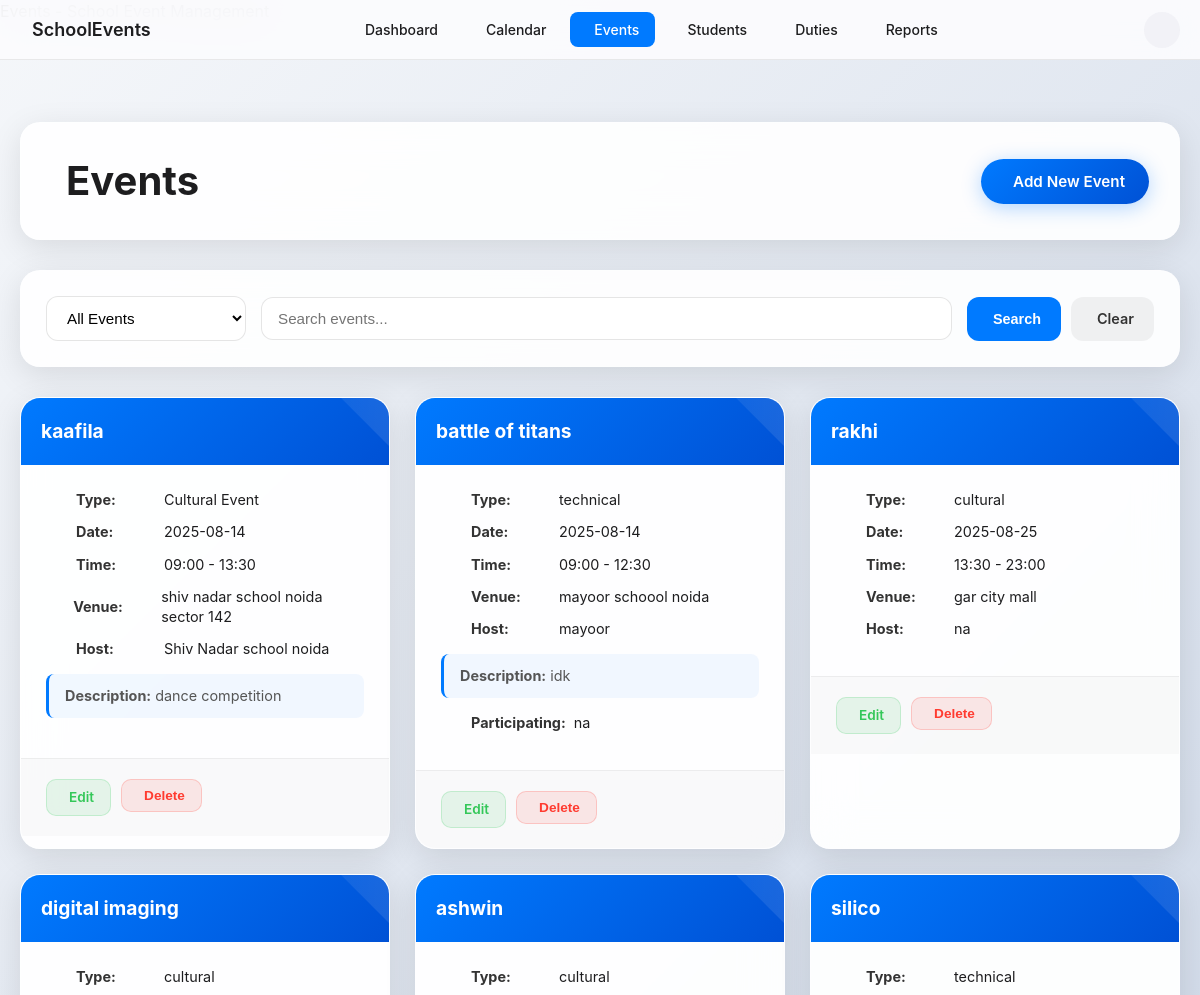
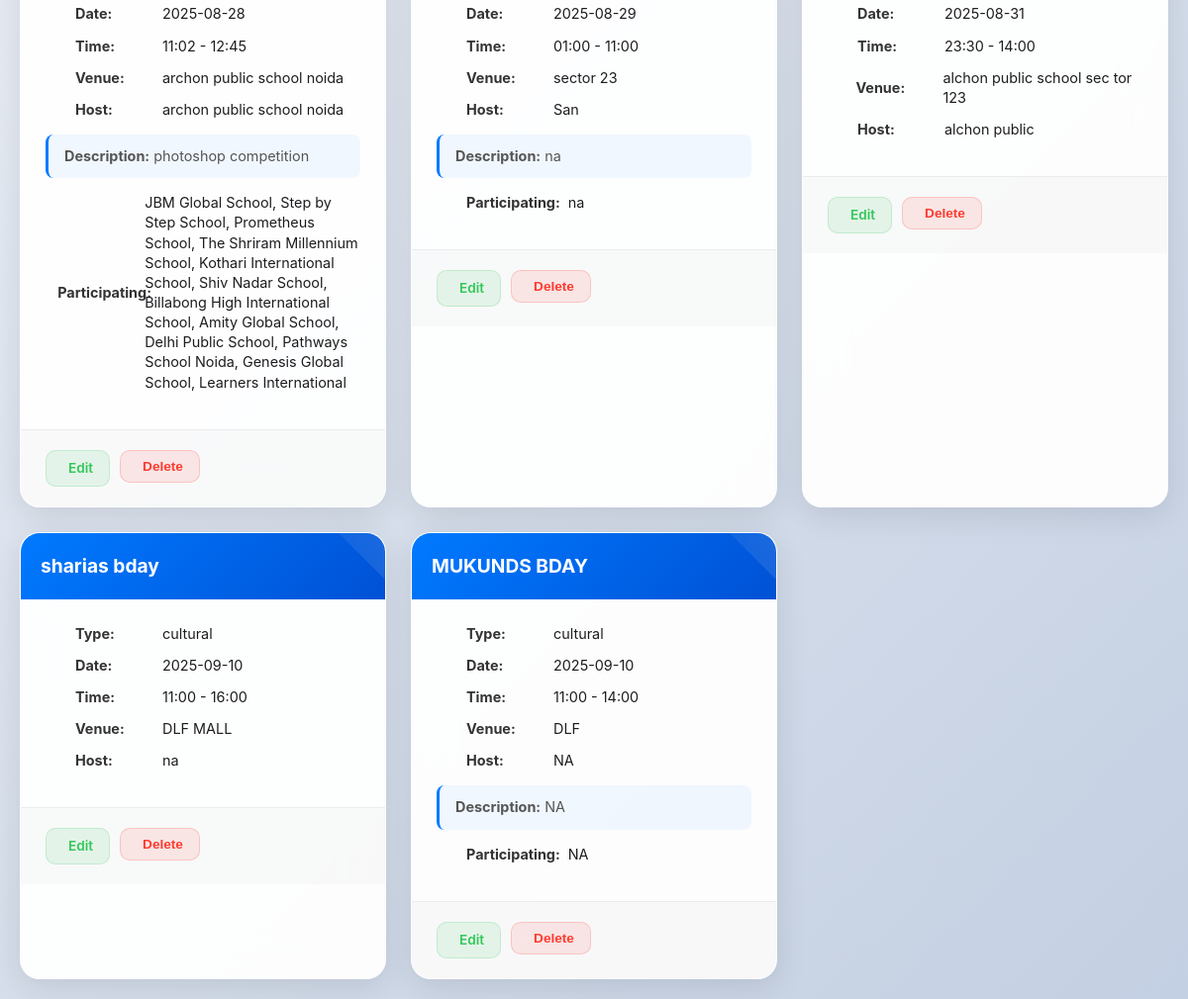
The app's page /events with its own data (2 pictures, top to bottom).
### tables this page shows
CREATE TABLE events (
            id INTEGER PRIMARY KEY AUTOINCREMENT,
            name TEXT NOT NULL,
            type TEXT NOT NULL,
            event_date DATE NOT NULL,
            start_time TIME NOT NULL,
            end_time TIME NOT NULL,
            venue TEXT NOT NULL,
            description TEXT,
            host_school TEXT NOT NULL,
            participating_schools TEXT,
            status TEXT DEFAULT 'upcoming',
            created_at TIMESTAMP DEFAULT CURRENT_TIMESTAMP
        );

### app.py (the view)
@app.route('/events')
def events():
    conn = get_db_connection()
    filter_type = request.args.get('filter', 'all')
    search = request.args.get('search', '')
    query = 'SELECT * FROM events WHERE 1=1'
    params = []
    if filter_type == 'upcoming':
        query += ' AND event_date >= DATE("now")'
    elif filter_type == 'completed':
        query += ' AND event_date < DATE("now")'
    if search:
        query += ' AND (name LIKE ? OR type LIKE ? OR venue LIKE ?)'
        params.extend([f'%{search}%', f'%{search}%', f'%{search}%'])
    query += ' ORDER BY event_date ASC'
    events = conn.execute(query, params).fetchall()
    conn.close()
    return render_template('events.html', events=events, filter_type=filter_type, search=search)

### app.py (called while the page is built)
def get_db_connection():
    conn = sqlite3.connect('events.db')
    conn.row_factory = sqlite3.Row
    return conn

### templates/events.html (shortened to what this page needs)
{% block content %}
<nav class="apple-nav">
        <div class="nav-container">
            <div class="nav-brand">
                <span>SchoolEvents</span>
            </div>
            <div class="nav-menu">
                <a href="{{ url_for('dashboard') }}" class="nav-link ">
                    <span>Dashboard</span>
                </a>
                <a href="{{ url_for('calendar_view') }}" class="nav-link">
                    <span>Calendar</span>
                </a>
                <a href="{{ url_for('events') }}" class="nav-link active">
                    <span>Events</span>
                </a>
                <a href="{{ url_for('participants') }}" class="nav-link">
                    <span>Students</span>
                </a>
                <a href="{{ url_for('duties') }}" class="nav-link">
                    <span>Duties</span>
                </a>
                <a href="{{ url_for('reports') }}" class="nav-link">
                    <span>Reports</span>
                </a>
            </div>
            <div class="nav-user">
                <div class="user-avatar">
                </div>
            </div>
        </div>
    </nav>
<div class="container">
    <div class="header">
        <div class="header-content">
            <h1> Events</h1>
            <a href="{{ url_for('add_event') }}" class="add-btn">
                 Add New Event
            </a>
        </div>
    </div>
    <div class="controls">
        <form method="GET" class="controls-form">
            <select name="filter" class="form-select" onchange="this.form.submit()">
                <option value="all" {% if filter_type == 'all' %}selected{% endif %}>All Events</option>
            </select>
            <input type="text" name="search" class="form-input" placeholder="Search events..." value="{{ search }}">
            <div class="btn-group">
                <button type="submit" class="btn btn-primary">
                     Search
                </button>
                <a href="{{ url_for('events') }}" class="btn btn-secondary">
                     Clear
                </a>
            </div>
        </form>
    </div>
    <div class="events-grid">
        {% if events %}
            {% for event in events %}
                <div class="event-card">
                    <div class="event-header">
                        <h6 class="event-title">{{ event.name }}</h6>
                    </div>
                    <div class="event-body">
                        <div class="event-detail">
                            <strong>Type:</strong> {{ event.type }}
                        </div>
                        <div class="event-detail">
                            <strong>Date:</strong> {{ event.event_date }}
                        </div>
                        <div class="event-detail">
                            <strong>Time:</strong> {{ event.start_time }} - {{ event.end_time }}
                        </div>
                        <div class="event-detail">
                            <strong>Venue:</strong> {{ event.venue }}
                        </div>
                        <div class="event-detail">
                            <strong>Host:</strong> {{ event.host_school }}
                        </div>
                        {% if event.description %}
                            <div class="event-description">
                                <strong>Description:</strong> {{ event.description[:100] }}{% if event.description|length > 100 %}...{% endif %}
                            </div>
                        {% endif %}
                        {% if event.participating_schools %}
                            <div class="event-detail">
                                <strong>Participating:</strong> {{ event.participating_schools }}
                            </div>
                        {% endif %}
                    </div>
                    <div class="event-footer">
                        <a href="{{ url_for('edit_event', id=event.id) }}" class="btn-sm btn-edit">
                             Edit
                        </a>
                        <form method="POST" action="{{ url_for('delete_event', id=event.id) }}" style="display: inline;">
                            <button type="submit" class="btn-sm btn-delete"
                                    onclick="return confirm('Are you sure you want to delete this event?')">
                                 Delete
                            </button>
                        </form>
                    </div>
                </div>
            {% endfor %}
        {% endif %}
    </div>
</div>
{% endblock %}

### records on screen
events: name "kaafila", type "Cultural Event", event_date "2025-08-14", start_time "09:00", end_time "13:30", venue "shiv nadar school noida sector 142", host_school "Shiv Nadar school noida", description "dance competition"
events: name "battle of titans", type "technical", event_date "2025-08-14", start_time "09:00", end_time "12:30", venue "mayoor schoool noida", host_school "mayoor", description "idk", participating_schools "na"
events: name "rakhi", type "cultural", event_date "2025-08-25", start_time "13:30", end_time "23:00", venue "gar city mall", host_school "na"
events: name "digital imaging", type "cultural", event_date "2025-08-28", start_time "11:02", end_time "12:45", venue "archon public school noida", host_school "archon public school noida", description "photoshop competition", participating_schools "JBM Global School, Step by Step School, Prometheus School, The Shriram Millennium School, Kothari International School, Shiv Nadar School, Billabong High International School, Amity Global School, Delhi Public School, Pathways School Noida, Genesis Global School, Learners International"
events: name "ashwin", type "cultural", event_date "2025-08-29", start_time "01:00", end_time "11:00", venue "sector 23", host_school "San", description "na", participating_schools "na"
events: name "silico", type "technical", event_date "2025-08-31", start_time "23:30", end_time "14:00", venue "alchon public school sec tor 123", host_school "alchon public"
events: name "sharias bday", type "cultural", event_date "2025-09-10", start_time "11:00", end_time "16:00", venue "DLF MALL", host_school "na"
events: name "MUKUNDS BDAY", type "cultural", event_date "2025-09-10", start_time "11:00", end_time "14:00", venue "DLF", host_school "NA", description "NA", participating_schools "NA"
